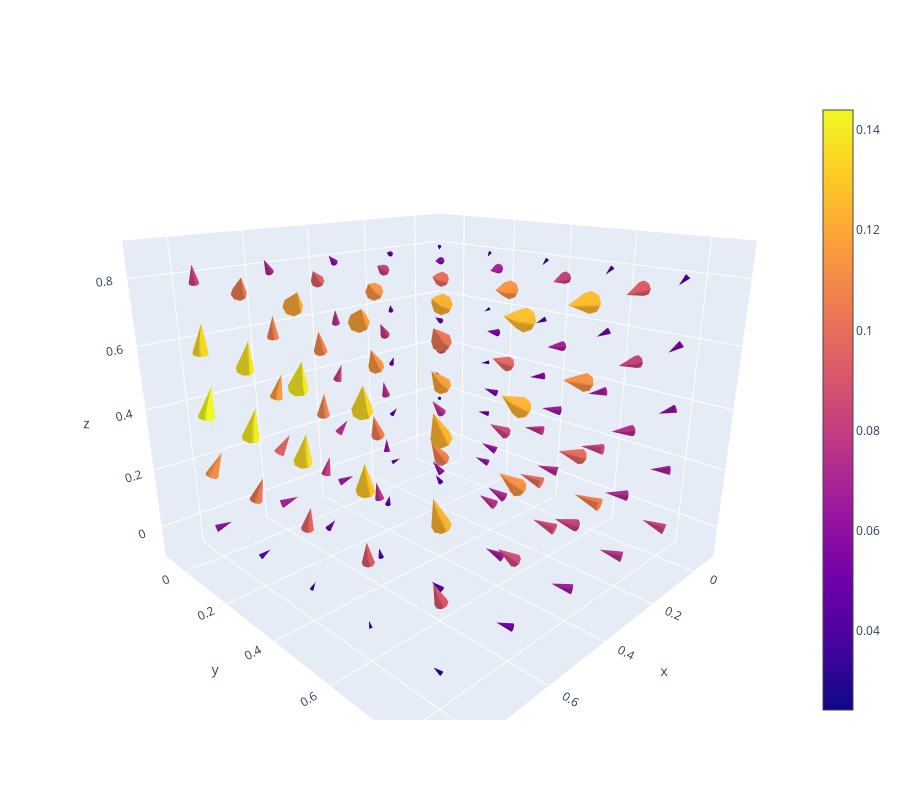

Notebook cell for this chart:
### Code cell
fig = go.Figure(data = go.Cone(
    x=results['x'],
    y=results['y'],
    z=results['z'],
    u=results['u'],
    v=results['v'],
    w=results['w'],
    # colorscale='Reds',
    # sizemode="absolute",
    # sizeref=40
))

fig.update_layout(
    
    scene=dict(aspectratio=dict(x=1, y=1, z=0.8),
               camera_eye=dict(x=1.2, y=1.2, z=0.6)),
    height=800,
)

fig.show()
